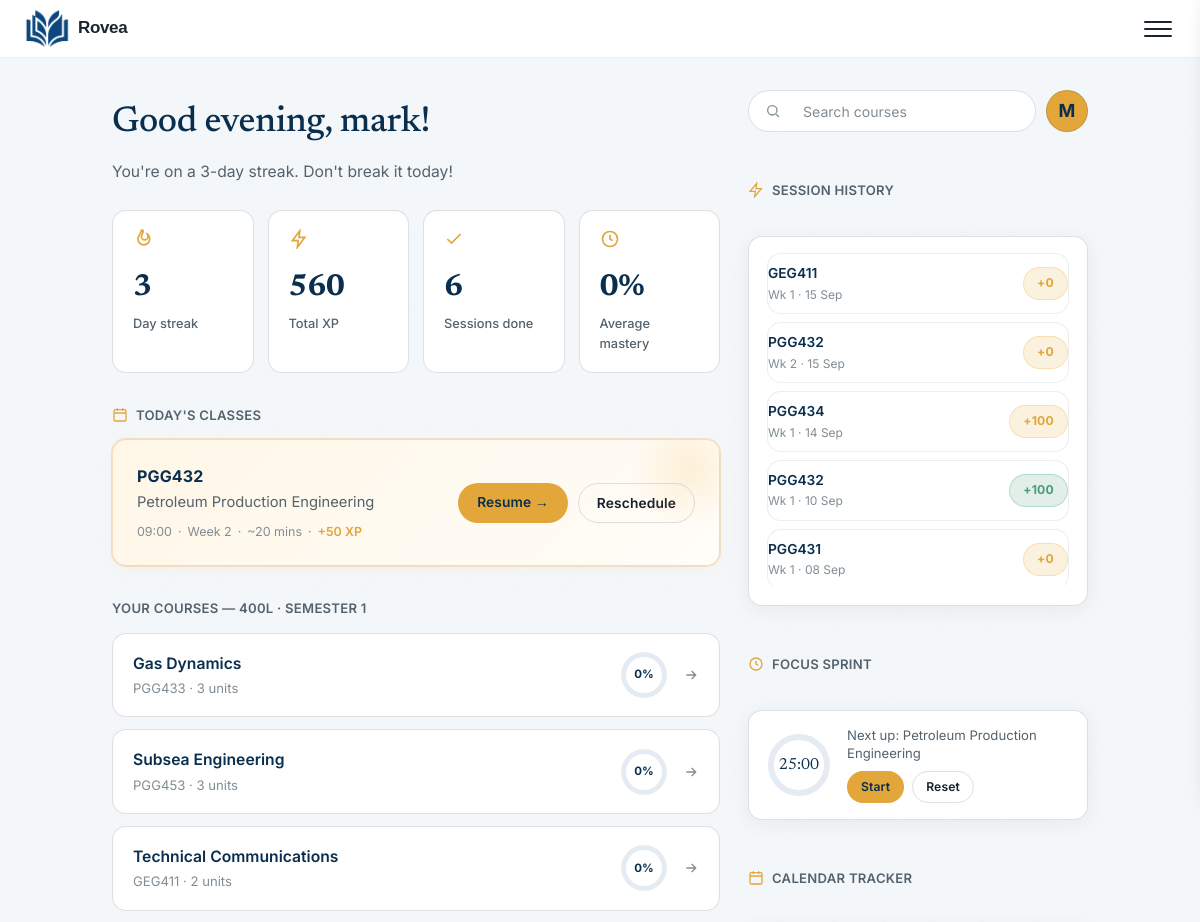
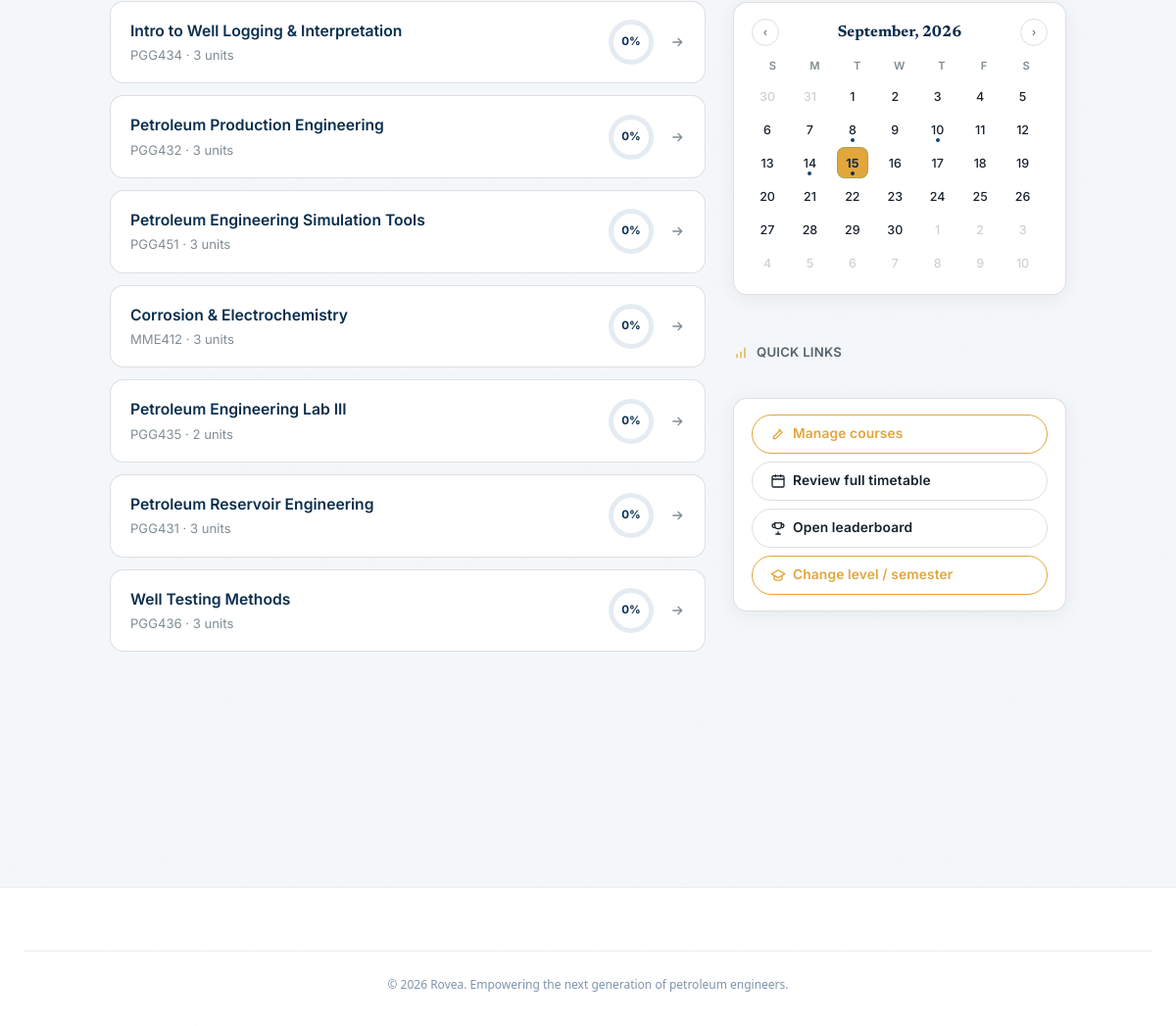
/dashboard/ (signed in), run on the app's committed database (2 pictures, top to bottom).
### core/models.py (models this page shows, shortened)
class StudentProfile(models.Model):
    user = models.OneToOneField(User, on_delete=models.CASCADE, related_name="profile")
    matric_number = models.CharField(max_length=20, blank=True)
    school = models.CharField(max_length=50, choices=SCHOOL_CHOICES, default="unilag")
    department = models.CharField(max_length=50, choices=DEPARTMENT_CHOICES, default="petroleum")
    level = models.CharField(max_length=3, choices=LEVEL_CHOICES)
    semester = models.CharField(max_length=1, choices=SEMESTER_CHOICES)
    is_staff_member = models.BooleanField(default=False)
    elective_courses = models.ManyToManyField(
        'CourseDefinition',
        blank=True,
        related_name="enrolled_students",
        limit_choices_to={"is_elective": True}
    )
    xp = models.IntegerField(default=0)
    streak = models.IntegerField(default=0)
    last_session_date = models.DateField(null=True, blank=True)
    created_at = models.DateTimeField(auto_now_add=True)
    queue_position = models.IntegerField(default=0)
    queue_date = models.DateField(null=True, blank=True)

class TimetableEntry(models.Model):
    DAYS = [("Mon", "Monday"), ("Tue", "Tuesday"), ("Wed", "Wednesday"), ("Thu", "Thursday"), ("Fri", "Friday")]
    student = models.ForeignKey(StudentProfile, on_delete=models.CASCADE, related_name="timetable")
    course_code = models.CharField(max_length=10)
    course_title = models.CharField(max_length=100)
    day = models.CharField(max_length=3, choices=DAYS)
    time = models.CharField(max_length=10, default="09:00")
    week_number = models.IntegerField(default=1)
    total_weeks = models.IntegerField(default=10)
    is_completed = models.BooleanField(default=False)
    is_missed = models.BooleanField(default=False)
    rescheduled_to = models.DateField(null=True, blank=True)
    class Meta:
        ordering = ["day", "time"]

class Session(models.Model):
    student = models.ForeignKey(StudentProfile, on_delete=models.CASCADE, related_name="sessions")
    course_code = models.CharField(max_length=10)
    course_title = models.CharField(max_length=100)
    week_number = models.IntegerField(default=1)
    topics = models.JSONField(default=list)
    current_topic_index = models.IntegerField(default=0)
    is_complete = models.BooleanField(default=False)
    xp_earned = models.IntegerField(default=0)
    started_at = models.DateTimeField(auto_now_add=True)
    completed_at = models.DateTimeField(null=True, blank=True)
    class Meta:
        ordering = ["-started_at"]

### core/views.py (the view)
# urls.py: path("dashboard/", views.dashboard_view, name="dashboard"),
@login_required
def dashboard_view(request):
    if not hasattr(request.user, "profile"):
        return redirect("onboarding")
    profile = request.user.profile
    if profile.level == "400" and profile.semester == "2":
        return redirect("siwes")
    timetable = profile.timetable.all()
    course_defs = {
        c.course_code: c
        for c in CourseDefinition.objects.filter(
            course_code__in=timetable.values_list("course_code", flat=True)
        )
    }
    courses = [
        {
            "code": t.course_code,
            "title": t.course_title,
            "units": course_defs[t.course_code].units if t.course_code in course_defs else 3,
        }
        for t in timetable
    ]
    recent_sessions = profile.sessions.all()[:5]
    leaderboard = StudentProfile.objects.select_related("user").order_by("-xp")[:10]
    sessions_done = profile.sessions.count()
    active_entry = _get_active_course_entry(profile)
    if active_entry:
        todays_courses = [active_entry] if not active_entry.is_completed else []
        today = active_entry.course_code
        is_rest_day = False
    else:
        todays_courses = []
        today = None
        is_rest_day = True
    incomplete_sessions = {
        s.course_code: s
        for s in Session.objects.filter(student=profile, is_complete=False)
    }
    total_courses = timetable.count()
    completed_courses = timetable.filter(is_completed=True).count()
    all_done = total_courses > 0 and completed_courses == total_courses
    return render(request, "core/dashboard.html", {
        "profile": profile,
        "courses": courses,
        "timetable": timetable,
        "recent_sessions": recent_sessions,
        "leaderboard": leaderboard,
        "sessions_done": sessions_done,
        "todays_courses": todays_courses,
        "today": today,
        "incomplete_sessions": incomplete_sessions,
        "all_done": all_done,
        "is_rest_day": is_rest_day,
    })

### core/views.py (called while the page is built)
def _get_active_course_entry(profile):
    courses = list(profile.timetable.order_by("course_code"))
    if not courses:
        return None
    idx = _teaching_day_index(date.today())
    if idx is None:
        return None  # Sunday — rest day
    return courses[idx % len(courses)]

def _teaching_day_index(target_date):
    if target_date.weekday() == 6:
        return None
    delta_days = (target_date - TIMETABLE_EPOCH).days
    full_weeks, remainder = divmod(delta_days, 7)
    return full_weeks * 6 + remainder

### templates/core/dashboard.html (shortened to what this page needs)
{% extends "core/base.html" %}
{% block content %}
<div class="page-container dashboard-grid-container" id="dashboardRoot" data-theme="dark">
  <div class="dashboard-main-col">
    <div class="greeting-section">
      <h2 class="greeting" id="greeting">Hey!</h2>
      <p class="greeting-sub">
        {% if profile.streak > 0 %}
          You're on a {{ profile.streak }}-day streak. Don't break it today!
        {% else %}
          Start a session today to begin your streak!
        {% endif %}
      </p>
    </div>
    <div class="stats-row">
      <div class="stat-card">
        <svg class="ic-lg stat-icon" viewBox="0 0 24 24" fill="none" stroke="currentColor" stroke-width="2"><path d="M12 2c1 3-2 4-2 7a4 4 0 0 0 8 0c0-1-.5-2-1-3 2 1 3 3.5 3 6a7 7 0 0 1-14 0c0-4 3-6 4-10 .3 1 1 2 2 0Z"/></svg>
        <div class="stat-val">{{ profile.streak }}</div>
        <div class="stat-lbl">Day streak</div>
      </div>
      <div class="stat-card">
        <svg class="ic-lg stat-icon" viewBox="0 0 24 24" fill="none" stroke="currentColor" stroke-width="2"><path d="m13 2-9 12h7l-1 8 9-12h-7l1-8Z"/></svg>
        <div class="stat-val">{{ profile.xp }}</div>
        <div class="stat-lbl">Total XP</div>
      </div>
      <div class="stat-card">
        <svg class="ic-lg stat-icon" viewBox="0 0 24 24" fill="none" stroke="currentColor" stroke-width="2"><path d="M20 6 9 17l-5-5"/></svg>
        <div class="stat-val">{{ sessions_done }}</div>
        <div class="stat-lbl">Sessions done</div>
      </div>
      <div class="stat-card">
        <svg class="ic-lg stat-icon" viewBox="0 0 24 24" fill="none" stroke="currentColor" stroke-width="2"><circle cx="12" cy="12" r="9"/><path d="M12 7v5l3 2"/></svg>
        <div class="stat-val"><span id="masteryStatVal">—</span></div>
        <div class="stat-lbl">Average mastery</div>
      </div>
    </div>
    <p class="section-label">
      <svg class="ic" viewBox="0 0 24 24" fill="none" stroke="currentColor" stroke-width="2"><rect x="3" y="4" width="18" height="17" rx="2"/><path d="M3 9h18M8 2v4M16 2v4"/></svg>
      Today's classes
    </p>
    {% if todays_courses %}
      {% for course in todays_courses %}
      <div class="today-card">
        <div>
          <div class="tc-code">{{ course.course_code }}</div>
          <div class="tc-title">{{ course.course_title }}</div>
          <div class="tc-meta">
            <span>{{ course.time }}</span> · <span>Week {{ course.week_number }}</span> · <span>~20 mins</span> · <span class="xp">+50 XP</span>
          </div>
        </div>
        <div class="tc-actions">
          {% if forloop.first %}
            {% if course.course_code in incomplete_sessions %}
              <a href="{% url 'session' course.course_code %}" class="btn btn-primary">Resume →</a>
            {% else %}
              <a href="{% url 'session' course.course_code %}" class="btn btn-primary">Start →</a>
            {% endif %}
            <form method="post" action="{% url 'reschedule' course.id %}" style="margin:0;">
              <button type="submit" class="btn btn-white-outline">Reschedule</button>
            </form>
          {% else %}
            <span class="badge badge-amber live-badge">Up Next</span>
          {% endif %}
        </div>
      </div>
      {% endfor %}
    {% endif %}
    <p class="section-label" style="margin-top:32px;">Your courses — {{ profile.level }}L · Semester {{ profile.semester }}</p>
    <div class="course-list" id="courseList">
      {% for course in courses %}
      <a href="{% url 'session' course.code %}" class="course-pill" data-course-search="{{ course.title|lower }} {{ course.code|lower }}">
        <div style="display:flex;align-items:center;min-width:0;">
          <div>
            <div class="course-name">{{ course.title }}</div>
            <div class="course-code">{{ course.code }} · {{ course.units }} units</div>
          </div>
        </div>
        <div style="display:flex;align-items:center;gap:16px;flex-shrink:0;">
          <div class="progress-circle-container">
            <div class="progress-circle-outer" style="--progress-val: {% if course.progress_pct %}{{ course.progress_pct }}{% else %}0{% endif %};">
              <div class="progress-circle-inner">
                <span class="progress-circle-text">{% if course.progress_pct %}{{ course.progress_pct }}{% else %}0{% endif %}%</span>
              </div>
            </div>
          </div>
          <svg class="ic arrow" viewBox="0 0 24 24" fill="none" stroke="currentColor" stroke-width="2"><path d="M5 12h14M13 6l6 6-6 6"/></svg>
        </div>
      </a>
      {% empty %}
      <div class="course-empty">
        No courses added yet. <a href="{% url 'manage_courses' %}">Add your first course →</a>
      </div>
      {% endfor %}
    </div>
  </div>
  <div class="dashboard-side-col">
    <div class="search-header-row search-header-row--side">
      <div class="search-container">
        <form method="GET" action="#" class="search-wrapper" onsubmit="event.preventDefault();">
          <svg class="ic" viewBox="0 0 24 24" fill="none" stroke="currentColor" stroke-width="2"><circle cx="11" cy="11" r="7"/><path d="m21 21-4.3-4.3"/></svg>
          <input type="text" name="q" placeholder="Search courses" class="search-input" id="courseSearchInput" autocomplete="off">
        </form>
      </div>
      <div class="header-avatar-frame">
        {% if profile.avatar_url %}
          <img src="{{ profile.avatar_url }}" alt="Profile avatar">
        {% else %}
          <span class="header-avatar-fallback">{{ user.first_name|slice:":1"|upper|default:"R" }}</span>
        {% endif %}
      </div>
    </div>
    <p class="section-label">
      <svg class="ic" viewBox="0 0 24 24" fill="none" stroke="currentColor" stroke-width="2"><path d="M13 2 3 14h8l-1 8 10-12h-8l1-8Z"/></svg>
      Session history
    </p>
    <div class="side-widget-card">
      {% if recent_sessions %}
      <div class="session-list">
        {% for s in recent_sessions %}
        <div class="session-row">
          <div>
            <div class="session-course">{{ s.course_code }}</div>
            <div class="session-date">Wk {{ s.week_number }} · {{ s.started_at|date:"d M" }}</div>
          </div>
          <div>
            <span class="badge {% if s.is_complete %}badge-green{% else %}badge-amber{% endif %}">
              +{{ s.xp_earned }}
            </span>
          </div>
        </div>
        {% endfor %}
      </div>
      {% else %}
      <div style="text-align:center;color:var(--ink-faint);font-size:13.5px;padding:1rem 0;">
        No sessions tracked yet.
      </div>
      {% endif %}
    </div>
    <p class="section-label">
      <svg class="ic" viewBox="0 0 24 24" fill="none" stroke="currentColor" stroke-width="2"><circle cx="12" cy="12" r="9"/><path d="M12 7v5l3 2"/></svg>
      Focus sprint
    </p>
    <div class="side-widget-card focus-widget">
      <div class="focus-ring">
        <svg width="64" height="64" viewBox="0 0 64 64">
          <circle class="focus-ring-bg" cx="32" cy="32" r="28"/>
          <circle class="focus-ring-fg" id="focusRingFg" cx="32" cy="32" r="28" stroke-dasharray="175.9" stroke-dashoffset="0"/>
        </svg>
        <div class="focus-time" id="focusTime">25:00</div>
      </div>
      <div class="focus-info">
        <div class="focus-task" id="focusTask">
          {% if todays_courses %}Next up: {{ todays_courses.0.course_title }}{% else %}Pick a course and start a sprint{% endif %}
        </div>
        <div class="focus-controls">
          <button type="button" class="btn btn-primary btn-xs" id="focusStartBtn">Start</button>
          <button type="button" class="btn btn-white-outline btn-xs" id="focusResetBtn">Reset</button>
        </div>
      </div>
    </div>
    <p class="section-label">
      <svg class="ic" viewBox="0 0 24 24" fill="none" stroke="currentColor" stroke-width="2"><rect x="3" y="4" width="18" height="17" rx="2"/><path d="M3 9h18M8 2v4M16 2v4"/></svg>
      Calendar tracker
    </p>
    <div class="calendar-widget side-widget-card">
      <div class="calendar-header">
        <button class="calendar-nav-btn" id="calPrevBtn" aria-label="Previous month">‹</button>
        <span class="calendar-title" id="calendarMonthTitle">June, 2026</span>
        <button class="calendar-nav-btn" id="calNextBtn" aria-label="Next month">›</button>
      </div>
      <div class="calendar-weekdays">
        <div>S</div><div>M</div><div>T</div><div>W</div><div>T</div><div>F</div><div>S</div>
      </div>
      <div class="calendar-days-grid" id="calendarDaysGrid"></div>
    </div>
    <p class="section-label">
      <svg class="ic" viewBox="0 0 24 24" fill="none" stroke="currentColor" stroke-width="2"><path d="M12 20V10M18 20V4M6 20v-6"/></svg>
      Quick links
    </p>
    <div class="side-widget-card" style="display:flex;flex-direction:column;gap:8px;">
        <a href="{% url 'manage_courses' %}" class="btn btn-white-outline btn-full" style="border-color:var(--amber);color:var(--amber);">
          <svg class="ic" viewBox="0 0 24 24" fill="none" stroke="currentColor" stroke-width="2"><path d="m14.7 6.3 3 3L8 19H5v-3Z"/><path d="m13 4 3 3"/></svg>
          Manage courses
        </a>
       <a href="{% url 'timetable' %}" class="btn btn-white-outline btn-full">
          <svg class="ic" viewBox="0 0 24 24" fill="none" stroke="currentColor" stroke-width="2"><rect x="3" y="4" width="18" height="17" rx="2"/><path d="M3 9h18M8 2v4M16 2v4"/></svg>
          Review full timetable
       </a>
       <a href="{% url 'leaderboard' %}" class="btn btn-white-outline btn-full">
          <svg class="ic" viewBox="0 0 24 24" fill="none" stroke="currentColor" stroke-width="2"><path d="M8 21h8M12 17v4M7 4h10v4a5 5 0 0 1-10 0V4Z"/><path d="M7 6H4a3 3 0 0 0 3 5M17 6h3a3 3 0 0 1-3 5"/></svg>
          Open leaderboard
       </a>
       <a href="{% url 'profile_edit' %}" class="btn btn-white-outline btn-full" style="border-color:var(--amber);color:var(--amber);">
          <svg class="ic" viewBox="0 0 24 24" fill="none" stroke="currentColor" stroke-width="2"><path d="M22 10 12 4 2 10l10 6 10-6Z"/><path d="M6 12.5V17c0 1.5 2.7 3 6 3s6-1.5 6-3v-4.5"/></svg>
          Change level / semester
       </a>
    </div>
  </div>
</div>
{% endblock %}

### data on the page
StudentProfile: streak "3", xp "560", level "400", semester "1"
TimetableEntry: course_code "PGG432", course_title "Petroleum Production Engineering", time "09:00", week_number "2", shows "Resume →", title "Petroleum Production Engineering", code "PGG432"
TimetableEntry: title "Gas Dynamics", code "PGG433"
TimetableEntry: title "Subsea Engineering", code "PGG453"
TimetableEntry: title "Technical Communications", code "GEG411"
TimetableEntry: title "Intro to Well Logging & Interpretation", code "PGG434"
TimetableEntry: title "Petroleum Engineering Simulation Tools", code "PGG451"
TimetableEntry: title "Corrosion & Electrochemistry", code "MME412"
TimetableEntry: title "Petroleum Engineering Lab III", code "PGG435"
TimetableEntry: title "Petroleum Reservoir Engineering", code "PGG431"
TimetableEntry: title "Well Testing Methods", code "PGG436"
Session: course_code "GEG411", week_number "1", started_at "15 Sep", xp_earned "0"
Session: course_code "PGG432", week_number "2", started_at "15 Sep", xp_earned "0"
Session: course_code "PGG434", week_number "1", started_at "14 Sep", xp_earned "100"
Session: course_code "PGG432", week_number "1", started_at "10 Sep", xp_earned "100"
Session: course_code "PGG431", week_number "1", started_at "08 Sep", xp_earned "0"

### other printed values
{{ sessions_done }} "6"
{{ course.units }} "3" "3" "2" "3" "3" "3" "3" "2" "3" "3"
{{ user.first_name|slice:":1"|upper|default:"R" }} "M"
